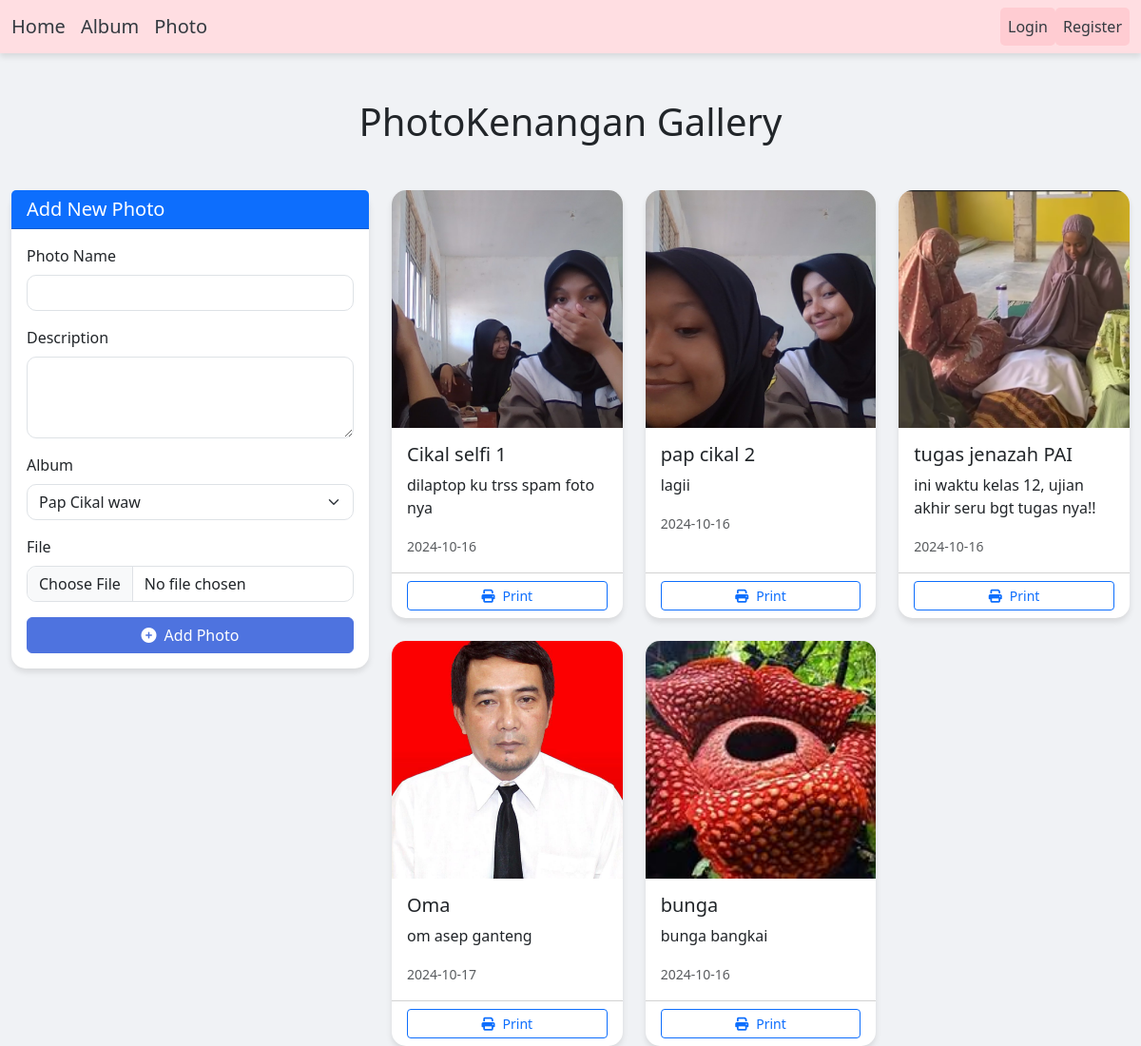
The app's page /admin/photo.php with its own data.
### tables this page shows
CREATE TABLE `foto` (
  `fotoid` int(11) NOT NULL,
  `judulfoto` varchar(255) NOT NULL,
  `deskripsifoto` text NOT NULL,
  `tanggalunggah` date NOT NULL,
  `lokasifile` varchar(255) NOT NULL,
  `albumid` int(11) NOT NULL,
  `userid` int(11) NOT NULL
);

### admin/photo.php (the view, shortened to what this page needs)
<?php
include '../navbar/nav_admin.php';
include '../config/connection.php';
?>
<!DOCTYPE html>
<html lang="en">
<head>
    <link href="https://cdnjs.cloudflare.com/ajax/libs/bootstrap/5.3.0/css/bootstrap.min.css" rel="stylesheet">
    <link href="https://cdnjs.cloudflare.com/ajax/libs/font-awesome/6.4.0/css/all.min.css" rel="stylesheet">
</head>
<body>
    <div class="container mt-5">
        <h1 class="text-center mb-5">PhotoKenangan Gallery</h1>
        <div class="row">
            <div class="col-lg-4 mb-4">
                <div class="card">
                    <div class="card-header bg-primary text-white">
                        <h5 class="mb-0">Add New Photo</h5>
                    </div>
                    <div class="card-body">
                        <form action="../config/photo_function.php" method="POST" enctype="multipart/form-data">
                            <div class="mb-3">
                                <label for="judulfoto" class="form-label">Photo Name</label>
                                <input type="text" class="form-control" id="judulfoto" name="judulfoto" required>
                            </div>
                            <div class="mb-3">
                                <label for="deskripsifoto" class="form-label">Description</label>
                                <textarea class="form-control" id="deskripsifoto" name="deskripsifoto" rows="3" required></textarea>
                            </div>
                            <div class="mb-3">
                                <label for="albumid" class="form-label">Album</label>
                                <select class="form-select" id="albumid" name="albumid" required>
                                    <?php
                                    $sql = mysqli_query($conn, "SELECT * FROM album");
                                    while ($row = mysqli_fetch_array($sql)) {
                                        echo "<option value='" . $row['albumid'] . "'>" . $row['namaalbum'] . "</option>";
                                    }
                                    ?>
                                </select>
                            </div>
                            <div class="mb-3">
                                <label for="lokasifile" class="form-label">File</label>
                                <input type="file" class="form-control" id="lokasifile" name="lokasifile" required>
                            </div>
                            <button type="submit" class="btn btn-primary w-100" name="add">
                                <i class="fas fa-plus-circle me-2"></i>Add Photo
                            </button>
                        </form>
                    </div>
                </div>
            </div>
            <div class="col-lg-8">
                <div class="row row-cols-1 row-cols-md-2 row-cols-lg-3 g-4">
                    <?php
                    $sql = mysqli_query($conn, "SELECT * FROM foto");
                    while ($row = mysqli_fetch_array($sql)) {
                    ?>
                        <div class="col">
                            <div class="card h-100 photo-card">
                                <img src="../assets/img/<?php echo $row['lokasifile'] ?>" class="card-img-top" alt="<?php echo $row['judulfoto']; ?>">
                                <div class="card-body">
                                    <h5 class="card-title"><?php echo $row['judulfoto']; ?></h5>
                                    <p class="card-text"><?php echo $row['deskripsifoto']; ?></p>
                                    <p class="card-text"><small class="text-muted"><?php echo $row['tanggalunggah']; ?></small></p>
                                </div>
                                <div class="card-footer bg-transparent">
                                    <a href="../config/function_print.php?fotoid=<?php echo $row['fotoid']; ?>" target="_blank" class="btn btn-outline-primary btn-sm w-100">
                                        <i class="fas fa-print me-2"></i>Print
                                    </a>
                                </div>
                            </div>
                        </div>
                    <?php
                    }
                    ?>
                </div>
            </div>
        </div>
    </div>
</body>
</html>

### navbar/nav_admin.php (shortened to what this page needs)
<!DOCTYPE html>
<html lang="en">
<head>
    <link href="https://cdn.jsdelivr.net/npm/bootstrap@5.3.0-alpha1/dist/css/bootstrap.min.css" rel="stylesheet">
</head>
<body>
    <nav class="navbar navbar-expand-lg">
        <div class="container-fluid">
            <a class="navbar-brand" href="../admin/index.php">Home</a>
            <a class="navbar-brand" href="../admin/album.php">Album</a>
            <a class="navbar-brand" href="../admin/photo.php">Photo</a>
            <div class="collapse navbar-collapse" id="navbarSupportedContent">
                <ul class="navbar-nav ms-auto mb-2 mb-lg-0">
                    <?php if (isset($_SESSION['status']) && $_SESSION['status'] == 'login') { ?>
                        <li class="nav-item">
                            <a class="nav-link active" href="#" onclick="confirmLogout()">Logout</a>
                        </li>
                        <li class="nav-item">
                            <span class="nav-link">Welcome, <?php echo $_SESSION['namalengkap']; ?></span>
                        </li>
                    <?php } else { ?>
                        <li class="nav-item">
                            <a class="nav-link active" href="../galleryUKK/config/login.php">Login</a>
                        </li>
                        <li class="nav-item">
                            <a class="nav-link active" href="../galleryUKK/config/register.php">Register</a>
                        </li>
                    <?php } ?>
                </ul>
            </div>
        </div>
    </nav>
</body>
</html>

### navbar/nav_admin.php (style rules this page uses)
body { background-color: #f8f9fa; }
.navbar { background-color: #ffdee2; box-shadow: 0 4px 6px rgba(0, 0, 0, 0.1); }
.navbar-brand, .nav-link { color: #343a40 !important; }
.nav-link.active { background-color: #ffccd2; border-radius: 5px; }

### admin/photo.php (style rules this page uses)
body { background-color: #f0f2f5; font-family: 'Segoe UI', Tahoma, Geneva, Verdana, sans-serif; }
.container { max-width: 1200px; }
.card { border: none; border-radius: 15px; box-shadow: 0 4px 6px rgba(0, 0, 0, 0.1); transition: all 0.3s ease; }
.photo-card img { height: 250px; object-fit: cover; border-top-left-radius: 15px; border-top-right-radius: 15px; }
.btn-primary { background-color: #4e73df; border-color: #4e73df; }
.form-control, .form-select { border-radius: 10px; }

### records on screen
foto: lokasifile (picture), judulfoto "Cikal selfi 1", deskripsifoto "dilaptop ku trss spam foto nya", tanggalunggah "2024-10-16"
foto: lokasifile (picture), judulfoto "pap cikal 2", deskripsifoto "lagii", tanggalunggah "2024-10-16"
foto: lokasifile (picture), judulfoto "tugas jenazah PAI", deskripsifoto "ini waktu kelas 12, ujian akhir seru bgt tugas nya!!", tanggalunggah "2024-10-16"
foto: lokasifile (picture), judulfoto "Oma", deskripsifoto "om asep ganteng", tanggalunggah "2024-10-17"
foto: lokasifile (picture), judulfoto "bunga", deskripsifoto "bunga bangkai", tanggalunggah "2024-10-16"

### other values on screen
form field albumid "Pap Cikal waw"
